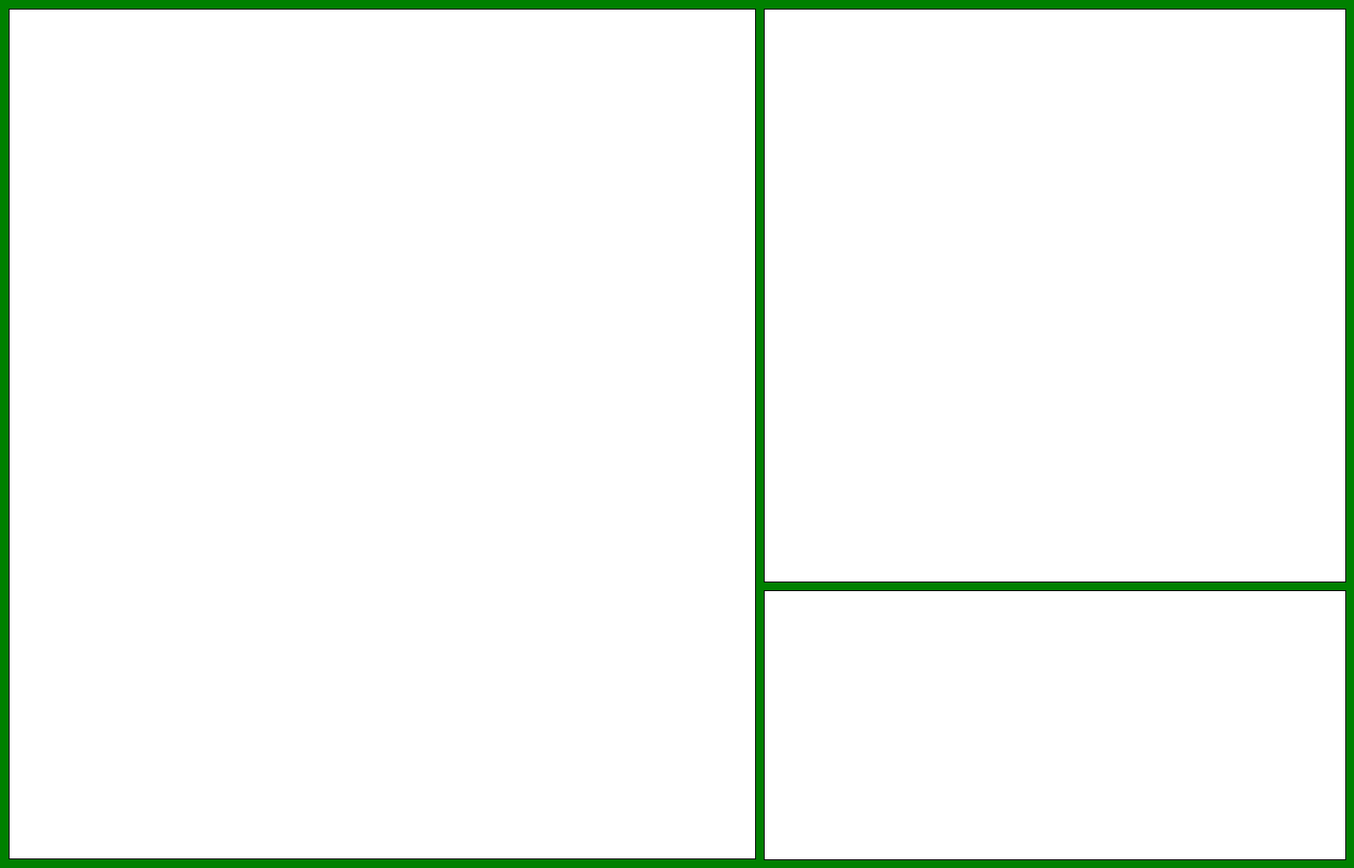
<?xml version="1.0" encoding="UTF-8"?>
<ui version="4.0">
 <class>MainWindow</class>
 <widget class="QMainWindow" name="MainWindow">
  <property name="geometry">
   <rect>
    <x>0</x>
    <y>0</y>
    <width>1560</width>
    <height>1000</height>
   </rect>
  </property>
  <property name="windowTitle">
   <string>Treble Clef Notes On Guitar</string>
  </property>
  <widget class="QWidget" name="centralWidget">
   <property name="styleSheet">
    <string notr="true">background-color : green;</string>
   </property>
   <widget class="QLabel" name="labelMusicNote">
    <property name="geometry">
     <rect>
      <x>10</x>
      <y>10</y>
      <width>861</width>
      <height>980</height>
     </rect>
    </property>
    <property name="styleSheet">
     <string notr="true">background-color : white;</string>
    </property>
    <property name="frameShape">
     <enum>QFrame::Box</enum>
    </property>
    <property name="text">
     <string/>
    </property>
    <property name="pixmap">
     <pixmap>MusicNotes/G4.PNG</pixmap>
    </property>
    <property name="scaledContents">
     <bool>true</bool>
    </property>
    <property name="wordWrap">
     <bool>false</bool>
    </property>
    <property name="openExternalLinks">
     <bool>false</bool>
    </property>
   </widget>
   <widget class="QLabel" name="labelGuitarPosition">
    <property name="geometry">
     <rect>
      <x>880</x>
      <y>10</y>
      <width>671</width>
      <height>661</height>
     </rect>
    </property>
    <property name="font">
     <font>
      <pointsize>133</pointsize>
      <weight>75</weight>
      <bold>true</bold>
     </font>
    </property>
    <property name="autoFillBackground">
     <bool>false</bool>
    </property>
    <property name="styleSheet">
     <string notr="true">background-color : white;</string>
    </property>
    <property name="frameShape">
     <enum>QFrame::Box</enum>
    </property>
    <property name="text">
     <string/>
    </property>
    <property name="alignment">
     <set>Qt::AlignCenter</set>
    </property>
   </widget>
   <widget class="QLabel" name="labelScientificName">
    <property name="geometry">
     <rect>
      <x>880</x>
      <y>680</y>
      <width>671</width>
      <height>311</height>
     </rect>
    </property>
    <property name="font">
     <font>
      <family>Times New Roman</family>
      <pointsize>222</pointsize>
      <weight>75</weight>
      <bold>true</bold>
     </font>
    </property>
    <property name="autoFillBackground">
     <bool>false</bool>
    </property>
    <property name="styleSheet">
     <string notr="true">background-color : white;</string>
    </property>
    <property name="frameShape">
     <enum>QFrame::Box</enum>
    </property>
    <property name="text">
     <string/>
    </property>
    <property name="alignment">
     <set>Qt::AlignCenter</set>
    </property>
   </widget>
  </widget>
 </widget>
 <layoutdefault spacing="6" margin="11"/>
 <resources/>
 <connections/>
</ui>
